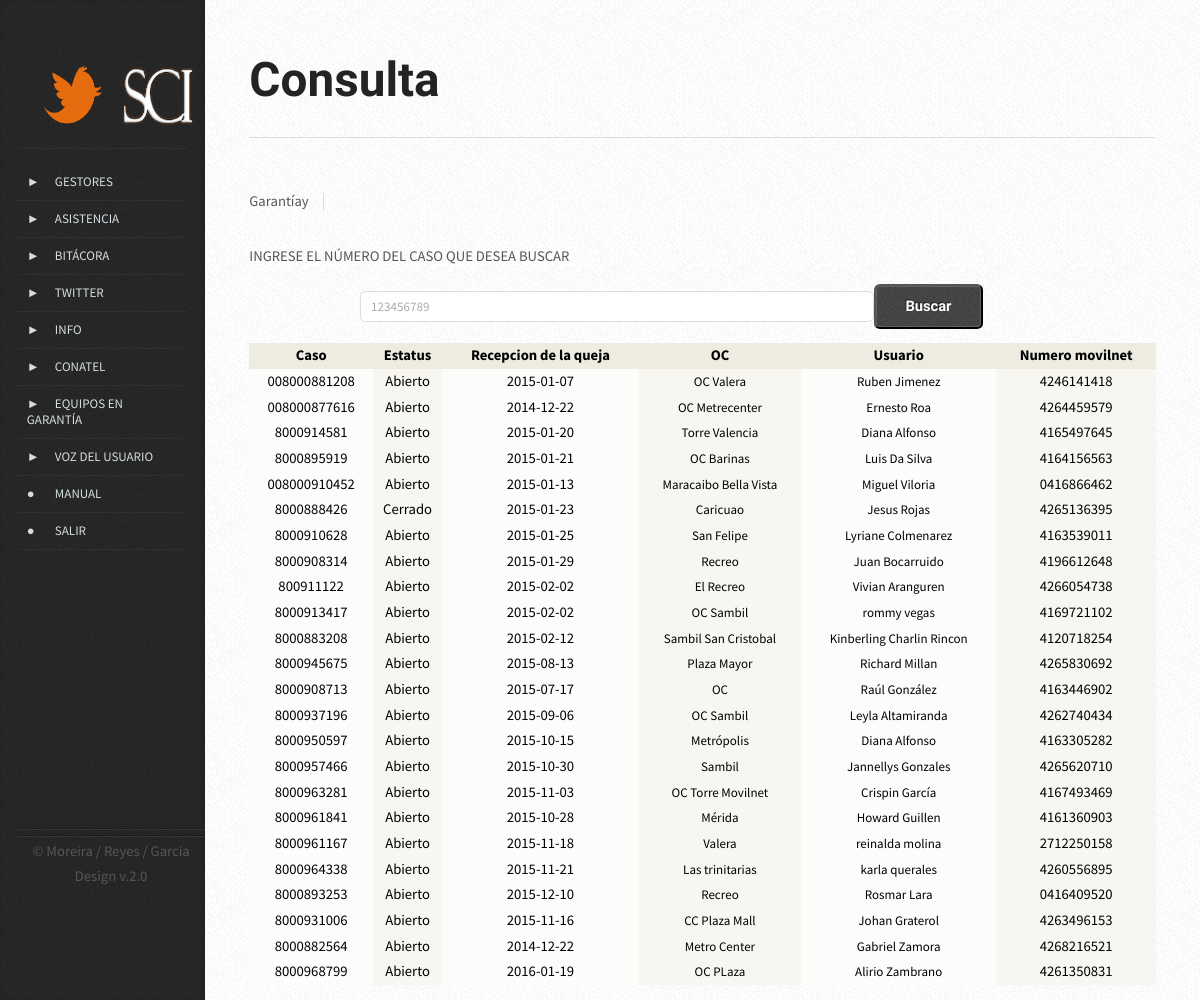
/vista/consulta_garantia.php (signed in), run on the app's committed database.
### tables this page shows
CREATE TABLE `garantia` (
  `gar_cod` smallint(5) unsigned NOT NULL AUTO_INCREMENT,
  `gar_nombges` varchar(200) DEFAULT NULL,
  `gar_numcas` varchar(20) DEFAULT NULL,
  `gar_fechardq` date DEFAULT NULL,
  `gar_canal` varchar(200) DEFAULT NULL,
  `gar_fechaepg` date DEFAULT NULL,
  `gar_nomoc` varchar(200) DEFAULT NULL,
  `gar_ciuoc` varchar(200) DEFAULT NULL,
  `gar_fecharde` date DEFAULT NULL,
  `gar_fecharoc` date DEFAULT NULL,
  `gar_obseroc` text,
  `gar_nomusu` varchar(200) DEFAULT NULL,
  `gar_numcel` varchar(10) DEFAULT NULL,
  `gar_marca` varchar(20) DEFAULT NULL,
  `gar_modelo` varchar(20) DEFAULT NULL,
  `gar_obserges` text,
  `gar_estatus` varchar(10) DEFAULT NULL,
  PRIMARY KEY (`gar_cod`),
  UNIQUE KEY `gar_numcas` (`gar_numcas`)
);

### modelo/mod_equipo.php (called while the page is built, shortened)
<?php
class equipo{
	public function obtener($mysqlconn){
		$query= "SELECT * FROM garantia";
		$consulta= mysqli_query($mysqlconn, $query) or die ("Consulta Errónea: ".mysqli_error($mysqlconn));
		if($consulta){
			return ($consulta);
			}
		}
		}
?>

### controlador/listar_completo.php (the view, shortened to what this page needs)
<?php
		$conexion = new Connex();
		$mysqlconn= $conexion->conectar();
					require("../modelo/mod_equipo.php");
					$consulta= new equipo();
					$listar=$consulta-> obtener ($mysqlconn);
					if(mysqli_num_rows($listar)>0){
					?>
					<table width="580px" border="1" align="left" id="listado">
					<thead>
  <tr>
  <th align="right" bgcolor="#eeece1"><div align="center" class="style2">Caso</div></th>
  <th align="right" bgcolor="#eeece1"><div align="center" class="style2">Estatus</div></th>
  <th align="right" bgcolor="#eeece1"><div align="center" class="style2">Recepcion de la queja</div></th>
  <th align="right" bgcolor="#eeece1"><div align="center" class="style2">OC</div></th>
  <th align="right" bgcolor="#eeece1"><div align="center" class="style2">Usuario</div></th>
  <th align="right" bgcolor="#eeece1"><div align="center" class="style2">Numero movilnet</div></th>
  </tr>
 </thead>
 <?php
 for($i=0; $i<mysqli_num_rows($listar); $i++){
 $row= mysqli_fetch_array($listar, MYSQLI_ASSOC);
 $gar_numcas=$row["gar_numcas"];
 $gar_fechardq=$row["gar_fechardq"];
 $gar_nomoc=$row["gar_nomoc"];
 $gar_nomusu=$row["gar_nomusu"];
 $gar_numcel=$row["gar_numcel"];
 $gar_estatus=$row["gar_estatus"];
 ?>
 <tr>
 <td bgcolor="#fcfcfa"><div align="center" class="style5"><?php echo $gar_numcas;?>
 </div>
 <td bgcolor="#f7f6f1"><div align="center" class="style5"><?php echo $gar_estatus;?> </div>
 <td bgcolor="#fcfcfa"><div align="center" class="style5"><?php echo $gar_fechardq;?>
 </div>
 <td bgcolor="#f7f6f1"><div align="center" class="style5c"><?php echo $gar_nomoc;?> </div>
 </div>
 <td bgcolor="#fcfcfa"><div align="center" class="style5c"><?php echo $gar_nomusu;?>
 </div>
 <td bgcolor="#f7f6f1"><div align="center" class="style5"><?php echo $gar_numcel;?>
       <?php }?>
 </div>
 <?php }?>

### vista/css/style.css (style rules this page uses)
body { background-color: #e8e8e8; background-image: url('images/bg02.png'); }
body,input,textarea,select { font-family: 'Source Sans Pro', sans-serif; font-weight: 400; color: #565656; }
p, ul, ol, dl, table { margin-bottom: 1em; }
table { width: 100%; height: 2%; }

### vista/css/style-desktop.css (style rules this page uses)
body { height: 100%; }
body,input,textarea,select { line-height: 1.75em; }

### vista/css/style-narrow.css (style rules this page uses)
body { min-width: 1000px; }
body,input,textarea,select { font-size: 11pt; }

### controlador/listar_completo.php (style rules this page uses)
.style5 { color: #000000 }
.style5c { color: #000000; font-size:13px; }

### data on the page
garantia: gar_numcas "008000881208", gar_estatus "Abierto", gar_fechardq "2015-01-07", gar_nomoc "OC Valera", gar_nomusu "Ruben Jimenez", gar_numcel "4246141418"
garantia: gar_numcas "008000877616", gar_estatus "Abierto", gar_fechardq "2014-12-22", gar_nomoc "OC Metrecenter", gar_nomusu "Ernesto Roa", gar_numcel "4264459579"
garantia: gar_numcas "8000914581", gar_estatus "Abierto", gar_fechardq "2015-01-20", gar_nomoc "Torre Valencia", gar_nomusu "Diana Alfonso", gar_numcel "4165497645"
garantia: gar_numcas "8000895919", gar_estatus "Abierto", gar_fechardq "2015-01-21", gar_nomoc "OC Barinas", gar_nomusu "Luis Da Silva", gar_numcel "4164156563"
garantia: gar_numcas "008000910452", gar_estatus "Abierto", gar_fechardq "2015-01-13", gar_nomoc "Maracaibo Bella Vista", gar_nomusu "Miguel Viloria", gar_numcel "0416866462"
garantia: gar_numcas "8000888426", gar_estatus "Cerrado", gar_fechardq "2015-01-23", gar_nomoc "Caricuao", gar_nomusu "Jesus Rojas", gar_numcel "4265136395"
garantia: gar_numcas "8000910628", gar_estatus "Abierto", gar_fechardq "2015-01-25", gar_nomoc "San Felipe", gar_nomusu "Lyriane Colmenarez", gar_numcel "4163539011"
garantia: gar_numcas "8000908314", gar_estatus "Abierto", gar_fechardq "2015-01-29", gar_nomoc "Recreo", gar_nomusu "Juan Bocarruido", gar_numcel "4196612648"
garantia: gar_numcas "800911122", gar_estatus "Abierto", gar_fechardq "2015-02-02", gar_nomoc "El Recreo", gar_nomusu "Vivian Aranguren", gar_numcel "4266054738"
garantia: gar_numcas "8000913417", gar_estatus "Abierto", gar_fechardq "2015-02-02", gar_nomoc "OC Sambil", gar_nomusu "rommy vegas", gar_numcel "4169721102"
garantia: gar_numcas "8000883208", gar_estatus "Abierto", gar_fechardq "2015-02-12", gar_nomoc "Sambil San Cristobal", gar_nomusu "Kinberling Charlin Rincon", gar_numcel "4120718254"
garantia: gar_numcas "8000945675", gar_estatus "Abierto", gar_fechardq "2015-08-13", gar_nomoc "Plaza Mayor", gar_nomusu "Richard Millan", gar_numcel "4265830692"
garantia: gar_numcas "8000908713", gar_estatus "Abierto", gar_fechardq "2015-07-17", gar_nomoc "OC", gar_nomusu "Raúl González", gar_numcel "4163446902"
garantia: gar_numcas "8000937196", gar_estatus "Abierto", gar_fechardq "2015-09-06", gar_nomoc "OC Sambil", gar_nomusu "Leyla Altamiranda", gar_numcel "4262740434"
garantia: gar_numcas "8000950597", gar_estatus "Abierto", gar_fechardq "2015-10-15", gar_nomoc "Metrópolis", gar_nomusu "Diana Alfonso", gar_numcel "4163305282"
garantia: gar_numcas "8000957466", gar_estatus "Abierto", gar_fechardq "2015-10-30", gar_nomoc "Sambil", gar_nomusu "Jannellys Gonzales", gar_numcel "4265620710"
garantia: gar_numcas "8000963281", gar_estatus "Abierto", gar_fechardq "2015-11-03", gar_nomoc "OC Torre Movilnet", gar_nomusu "Crispin García", gar_numcel "4167493469"
garantia: gar_numcas "8000961841", gar_estatus "Abierto", gar_fechardq "2015-10-28", gar_nomoc "Mérida", gar_nomusu "Howard Guillen", gar_numcel "4161360903"
garantia: gar_numcas "8000961167", gar_estatus "Abierto", gar_fechardq "2015-11-18", gar_nomoc "Valera", gar_nomusu "reinalda molina", gar_numcel "2712250158"
garantia: gar_numcas "8000964338", gar_estatus "Abierto", gar_fechardq "2015-11-21", gar_nomoc "Las trinitarias", gar_nomusu "karla querales", gar_numcel "4260556895"
garantia: gar_numcas "8000893253", gar_estatus "Abierto", gar_fechardq "2015-12-10", gar_nomoc "Recreo", gar_nomusu "Rosmar Lara", gar_numcel "0416409520"
garantia: gar_numcas "8000931006", gar_estatus "Abierto", gar_fechardq "2015-11-16", gar_nomoc "CC Plaza Mall", gar_nomusu "Johan Graterol", gar_numcel "4263496153"
garantia: gar_numcas "8000882564", gar_estatus "Abierto", gar_fechardq "2014-12-22", gar_nomoc "Metro Center", gar_nomusu "Gabriel Zamora", gar_numcel "4268216521"
garantia: gar_numcas "8000968799", gar_estatus "Abierto", gar_fechardq "2016-01-19", gar_nomoc "OC PLaza", gar_nomusu "Alirio Zambrano", gar_numcel "4261350831"
